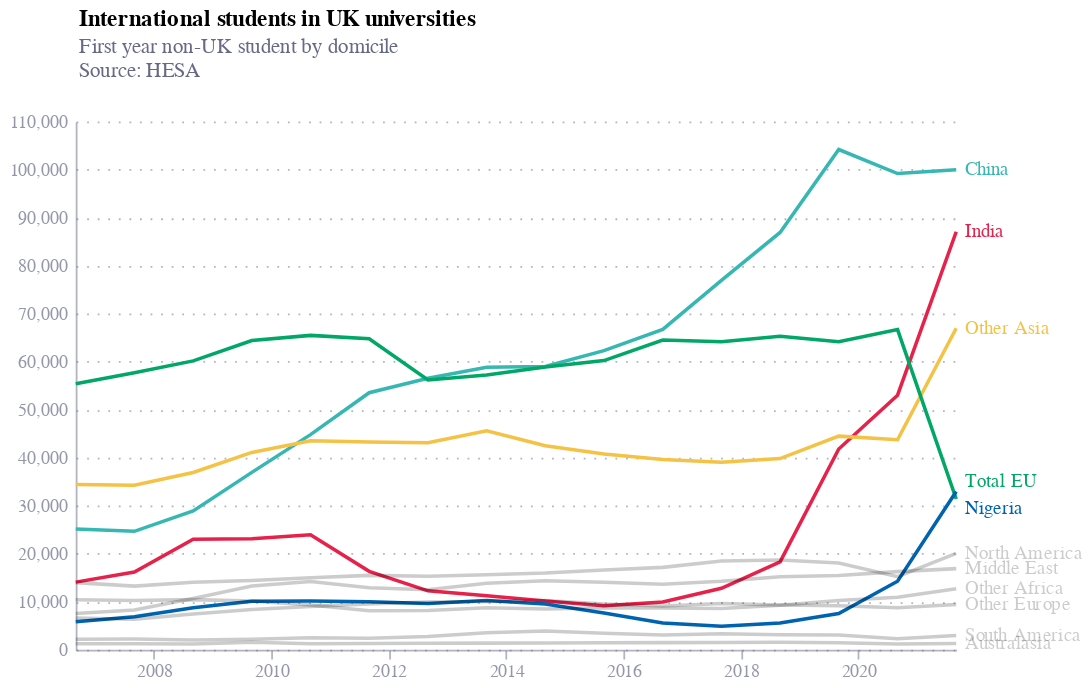

Notebook code cell kept with this figure:
### Code cell
df = full_df.copy()

colours = ["#36B7B4","#E6224B","#F4C245","#0063AF","#00A767"]
df['color'] = np.where(df.country.isin(countries_of_interest), df.country.map(dict(zip(countries_of_interest, colours))), 'rgba(0,0,0,0.2)')


nearest = alt.selection(type='single', nearest=True, on='mouseover',
                            fields=['year'])

df.to_csv('non_dom_students_clean.csv', index=False)

base = alt.Chart(df).mark_line().encode(
    x=alt.X('date:T', title=''),
    y=alt.Y('value:Q', title=''),
    color=alt.Color('color', scale=None),
    detail='country:N',
    tooltip=[
        {'type': 'temporal', 'field': 'date', 'title': 'Date'},
        {'type': 'nominal', 'field': 'country', 'title': 'Country'},
        {'type': 'quantitative', 'field': 'value', 'title': 'Value'}
    ]
)

lines = base.mark_line()

text = base.mark_text(align='left', 
                      dy=alt.expr("datum.country == 'Total EU' ? -10 : datum.country == 'Nigeria' ? 10 : 0"),
                      dx=5).encode(
    text=alt.Text('label:N'),
)

chart = (lines + text).properties(
    width=500,
    height=300,
    title={
        "text": ["International students in UK universities"],
        "dx": 40,
        "anchor": "start",
        "subtitle": ["First year non-UK student by domicile", "Source: HESA", ""],
        "subtitleColor": "#676A86",
    }
)
    

chart.save("international_students_all.png", scale_factor=3)
chart.save("international_students_all.json")

chart

### Figure 1 — Vega-Lite specification as saved in the notebook (floating-point values rounded to 4 significant figures; data arrays with more than 128 entries replaced by an {"elided": "..."} marker saying what was removed)
{"config": {"font": "Circular Std", "mark": {"line": {"interpolate": "monotone"}}, "view": {"stroke": "transparent", "width": 400, "height": 300}, "range": {"category": ["#36B7B4", "#E6224B", "#F4C245", "#0063AF", "#00A767", "#179FDB", "#EB5C2E"], "diverging": ["#E6224B", "#E54753", "#C9C9C9", "#179FDB", "#122B39"], "heatmap": ["#C9C9C9", "#179FDB", "#0063AF", "#122B39"], "ordinal": ["#00A767", "#36B7B4", "#179FDB", "#0063AF", "#243B5A"]}, "axisX": {"domainColor": "#676A86", "domainOpacity": 0.5, "grid": false, "labelAngle": 0, "labelColor": "#676A86", "labelOpacity": 0.7, "orient": "bottom", "tickColor": "#676A86", "tickCount": 10, "tickOpacity": 0.5, "title": false, "titleAlign": "center", "titleAnchor": "middle", "titleColor": "#676A86", "titleFontSize": 12, "titleOpacity": 0.8, "titleY": -15}, "axisY": {"domainColor": "#676A86", "domainOpacity": 0.5, "gridColor": "#676A86", "gridDash": [1, 5], "gridOpacity": 0.5, "labelColor": "#676A86", "labelOpacity": 0.7, "labelPadding": 5, "tickColor": "#676A86", "tickCount": 8, "tickOpacity": 0.5, "ticks": false, "titleAlign": "left", "titleAngle": 0, "titleBaseline": "bottom", "titleColor": "#676A86", "titleFontSize": 12, "titleOpacity": 0.8, "titleX": 0, "titleY": -7}}, "layer": [{"mark": {"type": "line"}, "encoding": {"color": {"field": "color", "scale": null, "type": "nominal"}, "detail": {"field": "country", "type": "nominal"}, "tooltip": [{"field": "date", "title": "Date", "type": "temporal"}, {"field": "country", "title": "Country", "type": "nominal"}, {"field": "value", "title": "Value", "type": "quantitative"}], "x": {"field": "date", "title": "", "type": "temporal"}, "y": {"field": "value", "title": "", "type": "quantitative"}}}, {"mark": {"type": "text", "align": "left", "dx": 5, "dy": {"expr": "datum.country == 'Total EU' ? -10 : datum.country == 'Nigeria' ? 10 : 0"}}, "encoding": {"color": {"field": "color", "scale": null, "type": "nominal"}, "detail": {"field": "country", "type": "nominal"}, "text": {"field": "label", "type": "nominal"}, "tooltip": [{"field": "date", "title": "Date", "type": "temporal"}, {"field": "country", "title": "Country", "type": "nominal"}, {"field": "value", "title": "Value", "type": "quantitative"}], "x": {"field": "date", "title": "", "type": "temporal"}, "y": {"field": "value", "title": "", "type": "quantitative"}}}], "data": {"name": "data-e9436a9280e9f4878e405063c57275d0"}, "height": 300, "title": {"text": ["International students in UK universities"], "dx": 40, "anchor": "start", "subtitle": ["First year non-UK student by domicile", "Source: HESA", ""], "subtitleColor": "#676A86"}, "width": 500, "$schema": "https://vega.github.io/schema/vega-lite/v5.8.0.json", "datasets": {"data-e9436a9280e9f4878e405063c57275d0": {"elided": "176 records"}}}
